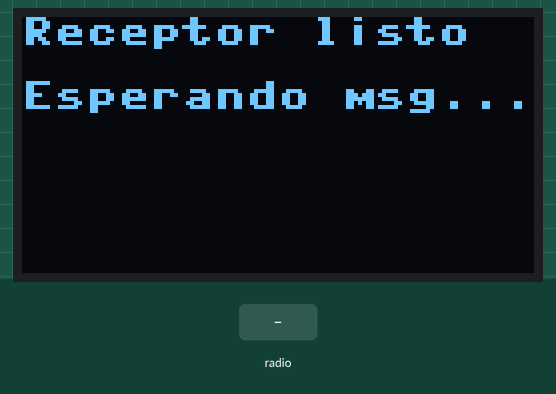
A program run on a simulated ESP32 board running MicroPython. Shown: 128×64 one-colour display. The inputs (shaded band) are chosen by the test bench. Library files of the repository ran but are not shown: sh1106.py; what the program prints to the serial console is not drawn.

Above: at 1.2 s.
1.3 s: radio message "1" arrives
Timing chart, 0 to 4.3 s (numbered marks = the images above; inputs shaded):
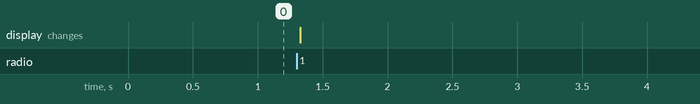

The program:

receptor.py
```python
import network
import espnow
import select
import time
from machine import Pin, I2C
import sh1106

# --- Configuración del I2C y OLED SH1106 ---
i2c = I2C(0, scl=Pin(22), sda=Pin(23))
oled = sh1106.SH1106_I2C(128, 64, i2c)

oled.fill(0)
oled.text("Receptor listo", 0, 0)
oled.text("Esperando msg...", 0, 16)
oled.show()

# --- Configuración de ESP-NOW ---
# WiFi
sta = network.WLAN(network.WLAN.IF_STA)  # Or network.WLAN.IF_AP
sta.active(True)
# Objeto ESPNOW
e = espnow.ESPNow()
e.active(True)
print("Receptor listo. Esperando mensajes por HT-0000...\n")

poll = select.poll()
poll.register(e, select.POLLIN)

while True:
    events = poll.poll(1000)
    if events:
        try:
            mac, msg = e.irecv(0)
            if mac:
                texto = msg.decode() if isinstance(msg, bytes) else str(msg)
                print("Recibido de", mac, "→", texto)

                # Mostrar en OLED
                oled.fill(0)
                oled.text("Recibido:", 0, 0)
                oled.text(texto[:16], 0, 20)  # Máx 16 chars por línea
                oled.show()

        except Exception as err:
            print("Error en irecv():", err)
    else:
        continue
```
